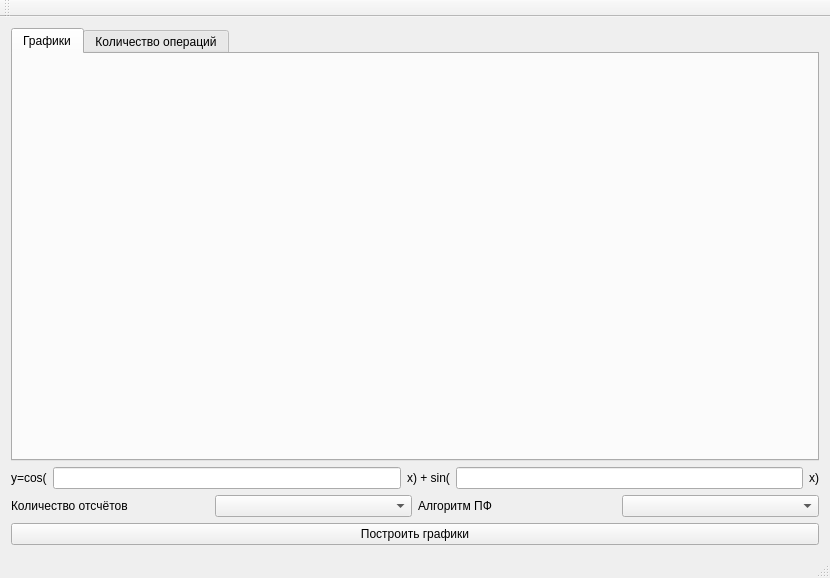
<?xml version="1.0" encoding="UTF-8"?>
<ui version="4.0">
 <class>MainWindow</class>
 <widget class="QMainWindow" name="MainWindow">
  <property name="geometry">
   <rect>
    <x>0</x>
    <y>0</y>
    <width>830</width>
    <height>578</height>
   </rect>
  </property>
  <property name="windowTitle">
   <string>MainWindow</string>
  </property>
  <widget class="QWidget" name="centralWidget">
   <layout class="QVBoxLayout" name="verticalLayout_5">
    <item>
     <widget class="QTabWidget" name="tabWidget">
      <property name="currentIndex">
       <number>0</number>
      </property>
      <widget class="QWidget" name="tab">
       <attribute name="title">
        <string>Графики</string>
       </attribute>
       <layout class="QVBoxLayout" name="verticalLayout">
        <item>
         <layout class="QHBoxLayout" name="horizontalLayout">
          <item>
           <widget class="QCustomPlot" name="customPlot" native="true"/>
          </item>
          <item>
           <widget class="QCustomPlot" name="customPlot_2" native="true"/>
          </item>
         </layout>
        </item>
        <item>
         <layout class="QHBoxLayout" name="horizontalLayout_2">
          <item>
           <widget class="QCustomPlot" name="customPlot_3" native="true"/>
          </item>
         </layout>
        </item>
       </layout>
       <zorder></zorder>
       <zorder></zorder>
      </widget>
      <widget class="QWidget" name="tab_2">
       <attribute name="title">
        <string>Количество операций</string>
       </attribute>
       <layout class="QVBoxLayout" name="verticalLayout_2">
        <item>
         <widget class="QTableWidget" name="tableWidget"/>
        </item>
       </layout>
      </widget>
     </widget>
    </item>
    <item>
     <layout class="QHBoxLayout" name="horizontalLayout_3">
      <item>
       <widget class="QLabel" name="label">
        <property name="text">
         <string>y=cos(</string>
        </property>
       </widget>
      </item>
      <item>
       <widget class="QLineEdit" name="lineEdit"/>
      </item>
      <item>
       <widget class="QLabel" name="label_2">
        <property name="text">
         <string>x) + sin(</string>
        </property>
       </widget>
      </item>
      <item>
       <widget class="QLineEdit" name="lineEdit_2"/>
      </item>
      <item>
       <widget class="QLabel" name="label_3">
        <property name="text">
         <string>x)</string>
        </property>
       </widget>
      </item>
     </layout>
    </item>
    <item>
     <layout class="QHBoxLayout" name="horizontalLayout_4">
      <item>
       <widget class="QLabel" name="label_4">
        <property name="text">
         <string>Количество отсчётов</string>
        </property>
       </widget>
      </item>
      <item>
       <widget class="QComboBox" name="comboBox"/>
      </item>
      <item>
       <widget class="QLabel" name="label_5">
        <property name="text">
         <string>Алгоритм ПФ</string>
        </property>
       </widget>
      </item>
      <item>
       <widget class="QComboBox" name="comboBox_2"/>
      </item>
     </layout>
    </item>
    <item>
     <layout class="QHBoxLayout" name="horizontalLayout_5">
      <item>
       <widget class="QPushButton" name="pushButton">
        <property name="text">
         <string>Построить графики</string>
        </property>
       </widget>
      </item>
     </layout>
    </item>
   </layout>
  </widget>
  <widget class="QMenuBar" name="menuBar">
   <property name="geometry">
    <rect>
     <x>0</x>
     <y>0</y>
     <width>830</width>
     <height>21</height>
    </rect>
   </property>
  </widget>
  <widget class="QToolBar" name="mainToolBar">
   <attribute name="toolBarArea">
    <enum>TopToolBarArea</enum>
   </attribute>
   <attribute name="toolBarBreak">
    <bool>false</bool>
   </attribute>
  </widget>
  <widget class="QStatusBar" name="statusBar"/>
  <action name="createPlotsEvent">
   <property name="text">
    <string>createPlotsEvent</string>
   </property>
  </action>
 </widget>
 <layoutdefault spacing="6" margin="11"/>
 <customwidgets>
  <customwidget>
   <class>QCustomPlot</class>
   <extends>QWidget</extends>
   <header location="global">qcustomplot.h</header>
   <container>1</container>
  </customwidget>
 </customwidgets>
 <resources/>
 <connections>
  <connection>
   <sender>pushButton</sender>
   <signal>clicked()</signal>
   <receiver>createPlotsEvent</receiver>
   <slot>trigger()</slot>
   <hints>
    <hint type="sourcelabel">
     <x>414</x>
     <y>499</y>
    </hint>
    <hint type="destinationlabel">
     <x>-1</x>
     <y>-1</y>
    </hint>
   </hints>
  </connection>
 </connections>
</ui>
